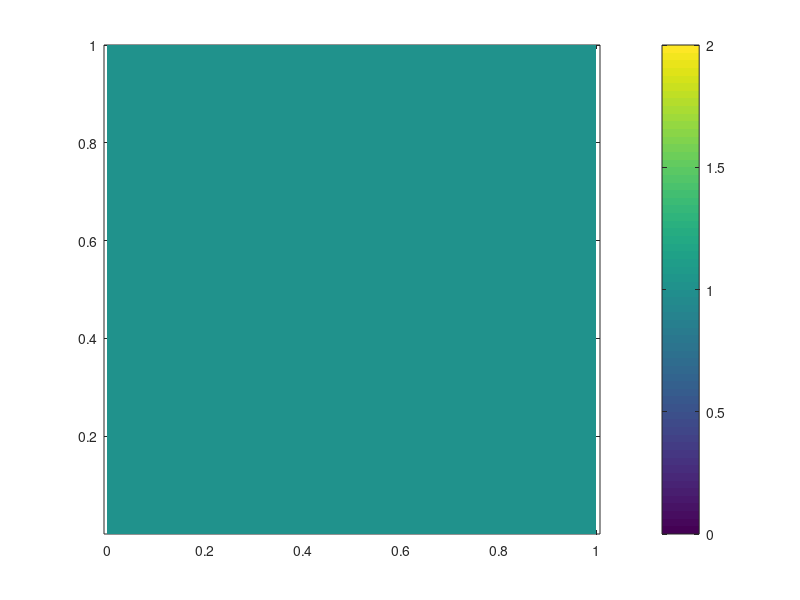
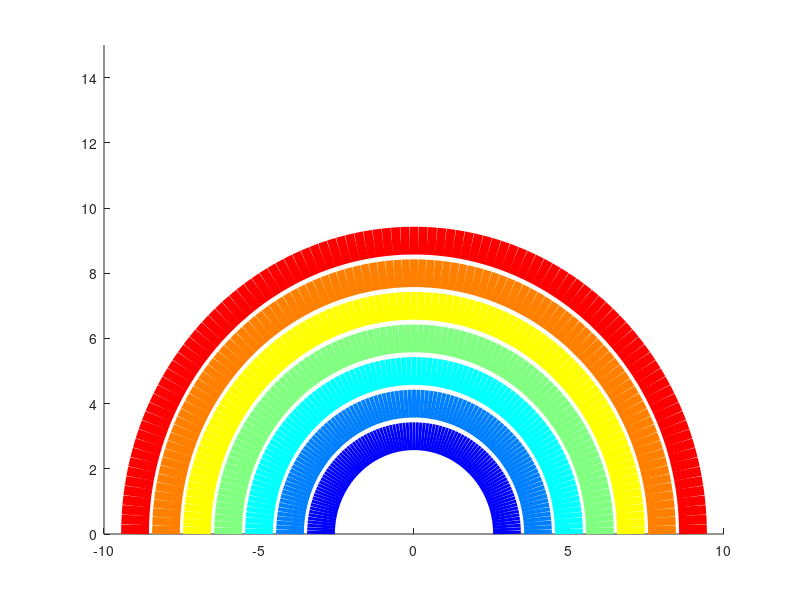
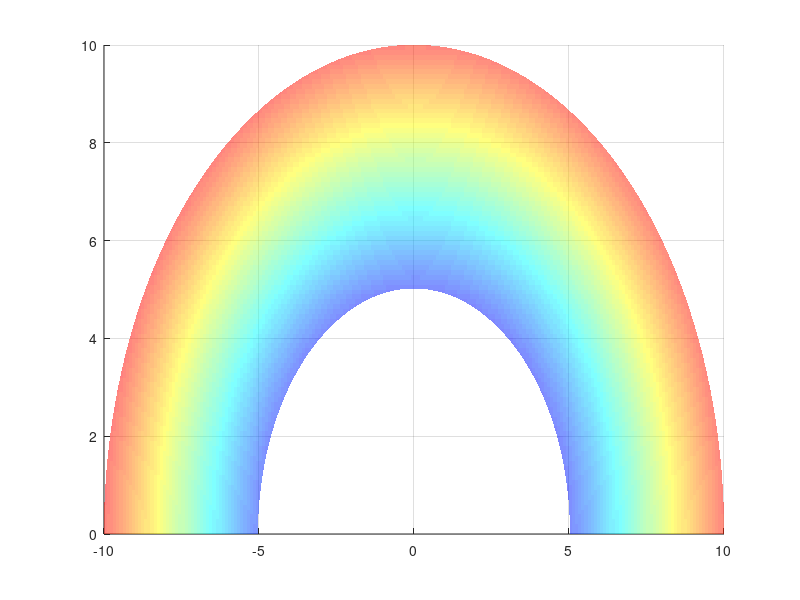

Reproduce these figures in MATLAB, in order.
x = [0 1 1 0 0];
y = [0 0 1 1 0];
stress = [1 2 3 4 1];
fill(x,y,stress)
shading interp;
colorbar;
axis equal
%%
t = linspace(0,pi)';
x = cos(t);
y = sin(t);
color = jet(7);
figure
hold on
for kk = 1:7
  plot((2+kk)*x,(2+kk)*y,'Color',color(kk,:),'LineWidth',20)
end
ylim([0 15])
%%
[xGrid,yGrid] = meshgrid(-10:0.1:10,0:0.1:10);
zGrid = sqrt(xGrid.^2 + yGrid.^2);
figure
surf(xGrid,yGrid,zGrid,...
  'EdgeColor',  'none',...
  'FaceAlpha',  0.5)
colormap(jet)
set(gca,'CLim',[4 11])
zlim([5 10])
view(2)
%%
i = [1 2 3 4 5 6 7 8 9 10];
for j= 1:10
    if i(j) >7
        i(j)
        return
    end
end
